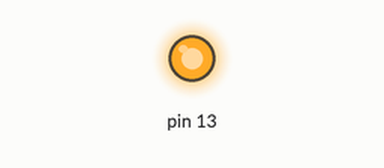
This sketch was run on a simulated Arduino Uno, built with avr-gcc and run on an emulated ATmega328P. Parts: output pins drawn as LEDs (lit = HIGH).

Above: at 0.1 s.
At 2.9 s:
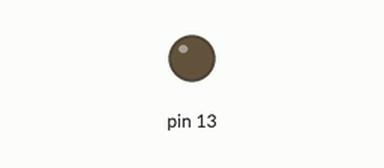
Timing chart, 0 to 5.2 s (numbered marks = the images above):
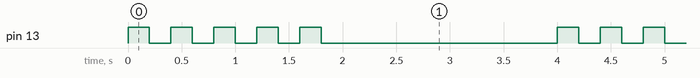

Measured:
- by itself, pin 13: repeats every 4.0 s: 4 × (LOW 0.20 s, HIGH 0.20 s), LOW 2.2 s, HIGH 0.20 s
- by itself, everything shown: repeats every 4.0 s, in 10 steps

The sketch:

aula05_atvd03.ino
```cpp
/* Sem necessidade de definir variaveis */

void setup()
{
  /* Configuracao do pino PB5 como saida digital, */
  /* DDRB = Data Direction Register B */
  DDRB |= (1 << PB5);
}

void loop()
{
  /* Faz com que o comando seja repetido 5 vezes*/
  for (int i = 0; i < 5; i++)
  {
    /* Faz com que o registrador ative o pino PB5 */
  	PORTB |= (1 << PB5);

    /* Aguarda um tempo determinado (200 ms) */
  	delay(200);

    /* Faz com que o registrador desabilite o pino PB5 */
  	PORTB &= ~(1 << PB5);

    /* Aguarda um tempo determinado (200 ms)*/
  	delay(200);
  }

  /* Deixa o core ocioso pelo tempo determinado */
  /* pela atividade (2000 ms) */
  delay(2000);
}
```
